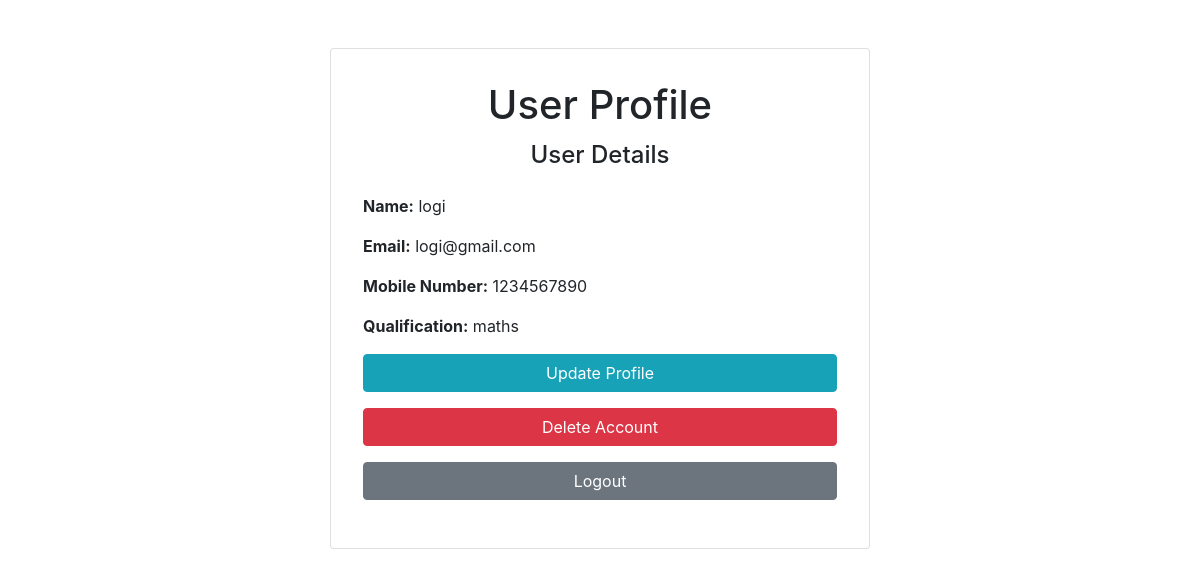
Page /read.php (signed in) on the committed database.
### tables this page shows
CREATE TABLE `llog` (
  `id` int(11) NOT NULL,
  `name` varchar(255) NOT NULL,
  `email` varchar(255) NOT NULL,
  `mobileno` varchar(15) NOT NULL,
  `qualification` varchar(255) NOT NULL,
  `password` varchar(255) NOT NULL,
  `approved` tinyint(1) DEFAULT 0,
  `created_at` timestamp NOT NULL DEFAULT current_timestamp()
);

### read.php (the view, shortened to what this page needs)
<?php
require_once('crud.php');
$userId = $_SESSION['userid'];
$sql = "SELECT * FROM `llog` WHERE id = ?";
$stmt = $conn->prepare($sql);
$stmt->bind_param("i", $userId);
$stmt->execute();
$result = $stmt->get_result();
$user = $result->fetch_assoc();
?>
<!DOCTYPE html>
<html lang="en">
<head>
    <link rel="stylesheet" href="https://stackpath.bootstrapcdn.com/bootstrap/4.5.2/css/bootstrap.min.css">
</head>
<body>
    <div class="container">
        <div class="row justify-content-center mt-5">
            <div class="col-md-8 col-lg-6">
                <div class="card">
                    <div class="card-body">
                        <h1 class="card-title text-center">User Profile</h1>
                        <div class="text-center mb-4">
                            <h4 class="card-title">User Details</h4>
                        </div>
                        <p class="card-text"><strong>Name:</strong> <?php echo htmlspecialchars($user['name']); ?></p>
                        <p class="card-text"><strong>Email:</strong> <?php echo htmlspecialchars($user['email']); ?></p>
                        <p class="card-text"><strong>Mobile Number:</strong> <?php echo htmlspecialchars($user['mobileno']); ?></p>
                        <p class="card-text"><strong>Qualification:</strong> <?php echo htmlspecialchars($user['qualification']); ?></p>
                        <a href="update.php" class="btn btn-info btn-block">Update Profile</a>
                        <a href="delete.php" class="btn btn-danger btn-block">Delete Account</a>
                        <a href="logout.php" class="btn btn-secondary btn-block">Logout</a>
                    </div>
                </div>
            </div>
        </div>
    </div>
</body>
</html>

### read.php (style rules this page uses)
.card-body { padding: 2rem; }
.btn-block { margin-bottom: 1rem; }

### rows in the picture
llog: name "logi", email "logi@gmail.com", mobileno "1234567890", qualification "maths"
